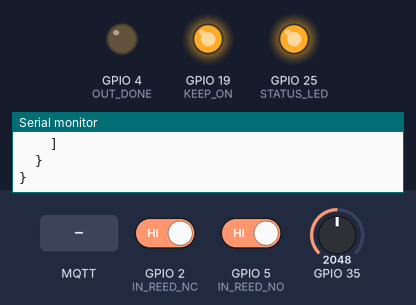
This sketch was run on a simulated ESP32. On the bench: output pins drawn as LEDs (lit = HIGH), the last lines printed to the serial monitor. Dashed ring = blinking. The inputs (shaded band) are chosen by the test bench; at power-on: GPIO 2 (IN_REED_NC) HIGH, GPIO 5 (IN_REED_NO) HIGH, GPIO 35 = 2048. WiFi joins after 1.5 s; servers stay silent unless stated; no MQTT or app messages arrive unless stated.

Above: at 3.7 s.
3.8 s: GPIO 2 (IN_REED_NC) driven LOW
At 5.4 s:
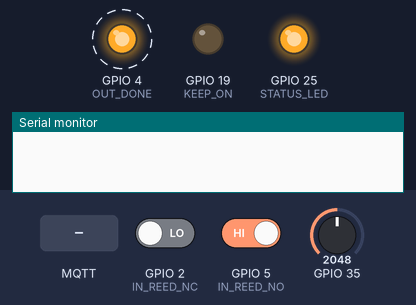
10.1 s: GPIO 5 (IN_REED_NO) driven LOW
14.0 s: MQTT message "online" arrives on the first subscribed topic
17.5 s: MQTT message "1" arrives on the first subscribed topic
21.0 s: MQTT message "on" arrives on the first subscribed topic
24.5 s: GPIO 2 (IN_REED_NC) driven HIGH
Timing chart, 0 to 31.0 s (numbered marks = the images above; inputs shaded):
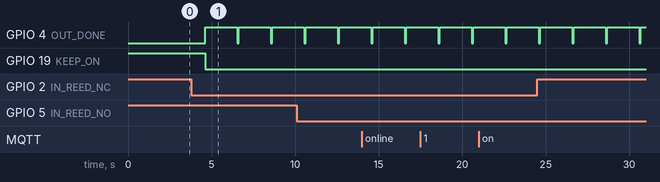

The sketch:

ESP32DoorSensor.ino
```cpp
/**************************************************************************************************************************************************
* File name     : ESP32DoorSensor.c
* Compiler      :
* Autor         : VIGASAN
* Created       : 14/03/2023
* Modified      :
* Last modified :
*
*
* Description   :
*
* Other info    :
**************************************************************************************************************************************************/


/*-----------------------------------------------------------------------------------------------------------------------------------------------*/
/*------------------------------------Include Files----------------------------------------------------------------------------------------------*/
/*-----------------------------------------------------------------------------------------------------------------------------------------------*/
#include <WiFi.h>
#include <ArduinoJson.h>
#include <PubSubClient.h> // You need to change the value of costant MQTT_MAX_PACKET_SIZE to 600 in the file PubSubClient.h
                          // because the MQTT payload could exceed standard value of 256

/*-----------------------------------------------------------------------------------------------------------------------------------------------*/
/*------------------------------------I/O Definitions--------------------------------------------------------------------------------------------*/
/*-----------------------------------------------------------------------------------------------------------------------------------------------*/
const int KEEP_ON = 19;
const int IN_REED_NO = 5;
const int IN_REED_NC = 2;
const int INT_DRV_TPL5111 = 16;
const int OUT_DONE = 4;
const int STATUS_LED = 25;

/*-----------------------------------------------------------------------------------------------------------------------------------------------*/
/*------------------------------------MQTT DISCOVERY PARAMETERS----------------------------------------------------------------------------------*/
/*-----------------------------------------------------------------------------------------------------------------------------------------------*/
const char*         g_ssid = "your Wifi Name";                              // Wifi Name
const char*         g_password = "Wifi Password";                           // Wifi Password
const char*         g_mqtt_server = "192.168.1.25";                         // MQTT Server IP, same of Home Assistant
const char*         g_mqttUser = "mqttUser";                                // MQTT Server User Name
const char*         g_mqttPsw = "password";                                 // MQTT Server password
int                 g_mqttPort = 1883;                                      // MQTT Server Port


// Variables used for MQTT Discovery
const char*         g_deviceModel = "ESP32IotSensor RevE";                  // Hardware Model
const char*         g_swVersion = "1.0";                                    // Firmware Version
const char*         g_manufacturer = "Vigasan";                             // Manufacturer Name
String              g_deviceName = "Door1";                                 // Device Name: YOU SEE THIS NAME ON HOME ASSISTANT DEVICES LIST
String              g_mqttStatusTopic = "esp32iotsensor/" + g_deviceName;   // MQTT Topic

/*-----------------------------------------------------------------------------------------------------------------------------------------------*/
/*------------------------------------Public variables-------------------------------------------------------------------------------------------*/
/*-----------------------------------------------------------------------------------------------------------------------------------------------*/
WiFiClient          g_WiFiClient;
PubSubClient        g_mqttPubSub(g_WiFiClient);
float               g_BatteryVoltage = 0.0;
int                 g_BatteryLevel = 0;
unsigned long       g_Time = 0;
int                 g_samples = 0;
int                 g_input_NO;
int                 g_input_NC;
String              g_strInputStatus;
int                 g_mqttCounterConn = 0;
bool                g_InitSystem = true;
String              g_UniqueId;
bool                g_WorkDone = false;
byte                g_CounterWork = 0;

/*-----------------------------------------------------------------------------------------------------------------------------------------------*/
/*------------------------------------ SETUP ----------------------------------------------------------------------------------------------------*/
/*-----------------------------------------------------------------------------------------------------------------------------------------------*/
void setup()
{
    //////////////////////////////////////////////////////////////////////////////////////////////////////////////////////////////////////////////
    // I/O Configuration
    //////////////////////////////////////////////////////////////////////////////////////////////////////////////////////////////////////////////
    analogSetWidth(11);
    analogSetAttenuation(ADC_11db);
    pinMode(IN_REED_NO, INPUT);
    pinMode(IN_REED_NC, INPUT);
    pinMode(INT_DRV_TPL5111, INPUT);
    pinMode(KEEP_ON, OUTPUT);
    pinMode(OUT_DONE, OUTPUT);
    pinMode(STATUS_LED, OUTPUT);

    digitalWrite(KEEP_ON, HIGH);
    digitalWrite(OUT_DONE, LOW);
    digitalWrite(STATUS_LED, HIGH);

    Serial.begin(115200);
    delay(500);

    Serial.println("");
    Serial.println("");
    Serial.println("----------------------------------------------");
    Serial.print("MODEL: ");
    Serial.println(g_deviceModel);
    Serial.print("DEVICE: ");
    Serial.println(g_deviceName);
    Serial.print("SW Rev: ");
    Serial.println(g_swVersion);
    Serial.println("----------------------------------------------");

    //////////////////////////////////////////////////////////////////////////////////////////////////////////////////////////////////////////////
    // Configurazione Wifi
    //////////////////////////////////////////////////////////////////////////////////////////////////////////////////////////////////////////////
    setup_wifi();

    //////////////////////////////////////////////////////////////////////////////////////////////////////////////////////////////////////////////
    // Configurazione MQTT
    //////////////////////////////////////////////////////////////////////////////////////////////////////////////////////////////////////////////
    g_mqttPubSub.setServer(g_mqtt_server, g_mqttPort);
    g_mqttPubSub.setCallback(MqttReceiverCallback);
}

/*-----------------------------------------------------------------------------------------------------------------------------------------------*/
/*------------------------------------ LOOP -----------------------------------------------------------------------------------------------------*/
/*-----------------------------------------------------------------------------------------------------------------------------------------------*/
void loop()
{
    //////////////////////////////////////////////////////////////////////////////////////////////////////////////////////////////////////////////
    // Connessione MQTT
    //////////////////////////////////////////////////////////////////////////////////////////////////////////////////////////////////////////////
    if(WiFi.status() == WL_CONNECTED)
    {
        if(!g_mqttPubSub.connected())
            MqttReconnect();
        else
            g_mqttPubSub.loop();
    }

    if(g_InitSystem)
    {
        delay(100);
        g_InitSystem = false;
        Serial.println("INIT SYSTEM...");
        MqttHomeAssistantDiscovery();
    }

    //////////////////////////////////////////////////////////////////////////////////////////////////////////////////////////////////////////////
    // Reads Battery Status and Inputs
    //////////////////////////////////////////////////////////////////////////////////////////////////////////////////////////////////////////////
    if(millis() > g_Time + 500)    // Every 500 [msec]
    {
        g_Time = millis();

        g_samples++;
        g_BatteryVoltage += ((analogRead(35) * 0.9) / 284.0) + 0.381;           // Reads Battery Voltage with ADC

        if(g_samples == 4)                                                      // Average on 4 samples
        {
            g_BatteryVoltage = g_BatteryVoltage / g_samples;                    // Battery Volt
            g_BatteryLevel = 100 * (g_BatteryVoltage - 3.2) / (4.0 - 3.2);      // Converts Battery Volt in Battery Level [%]
            g_samples = 0;

            if(g_BatteryLevel > 100)
              g_BatteryLevel = 100;
            else if(g_BatteryLevel < 0)
              g_BatteryLevel = 0;

            Serial.print("Battery Voltage: ");
            Serial.print(g_BatteryVoltage);
            Serial.println(" V");

            Serial.print("Battery Level: ");
            Serial.print(g_BatteryLevel);
            Serial.println(" %");

            ////////////////////////////////////////////////////////////////
            // READS REED RELAY STATUS
            ////////////////////////////////////////////////////////////////
            g_input_NO = digitalRead(IN_REED_NO);
            g_input_NC = digitalRead(IN_REED_NC);

            if(g_input_NO == 0 && g_input_NC > 0)
            {
                Serial.println("CONTACT OPEN!!!");
                g_strInputStatus = "ON";
                g_WorkDone = true;
            } else if(g_input_NO > 0 && g_input_NC == 0)
            {
                Serial.println("CONTACT CLOSED!!!");
                g_strInputStatus = "OFF";
                g_WorkDone = true;
            } else
            {
                Serial.println("Undefined!!!");
                if(g_CounterWork++ > 2)
                    g_WorkDone = true;
            }

            Serial.print("INPUT_NO: ");
            Serial.println(g_input_NO);
            Serial.print("INPUT_NC: ");
            Serial.println(g_input_NC);

            //////////////////////////////////////////////////////////////////////////////////////////////////////////////////////////////////////////////
            // SEND MQTT DATA
            //////////////////////////////////////////////////////////////////////////////////////////////////////////////////////////////////////////////
            if(g_WorkDone == true)

            {
                StaticJsonDocument<200> payload;
                payload["batt"] = g_BatteryLevel;
                payload["volt"] = Round2(g_BatteryVoltage);
                payload["inputstatus"] = g_strInputStatus;

                String strPayload;
                serializeJson(payload, strPayload);

                if(g_mqttPubSub.connected())
                {
                    g_mqttPubSub.publish(g_mqttStatusTopic.c_str(), strPayload.c_str());
                    Serial.println("MQTT: Send Data!!!");
                }

                delay(150);
                // SHUTDOWN
                Serial.println("Shutdown");
                Serial.flush();
                digitalWrite(OUT_DONE, LOW);
                delay(100);
                digitalWrite(OUT_DONE, HIGH);
                digitalWrite(KEEP_ON, LOW);
                delay(100);
                Serial.println("  ");
                Serial.println("This will never be printed");
            }
            Serial.println(" ");
            Serial.println(" ");
            Serial.println(" ");
            Serial.println(" ");
            g_BatteryVoltage = 0.0;
            g_input_NO = 0;
            g_input_NC = 0;
        }
    }
}


/*-----------------------------------------------------------------------------------------------------------------------------------------------*/
/*------------------------------------ Public Functions -----------------------------------------------------------------------------------------*/
/*-----------------------------------------------------------------------------------------------------------------------------------------------*/
void setup_wifi()
{
    int counter = 0;
    byte mac[6];
    delay(10);
    // We start by connecting to a WiFi network
    Serial.print("Connecting to ");
    Serial.println(g_ssid);

    WiFi.begin(g_ssid, g_password);

    WiFi.macAddress(mac);
    g_UniqueId =  String(mac[0],HEX) +String(mac[1],HEX) +String(mac[2],HEX) +String(mac[3],HEX) + String(mac[4],HEX) + String(mac[5],HEX);

    Serial.print("Unique ID: ");
    Serial.println(g_UniqueId);

    while(WiFi.status() != WL_CONNECTED && counter++ < 8)
    {
        delay(1000);
        Serial.print(".");
    }
    Serial.println("");

    if(WiFi.status() == WL_CONNECTED)
    {
        Serial.println("WiFi connected");
        Serial.print("IP address: ");
        Serial.println(WiFi.localIP());
    } else
    {
        Serial.println("WiFi NOT connected!!!");
    }
}

void MqttReconnect()
{
    // Loop until we're reconnected
    while (!g_mqttPubSub.connected()  && (g_mqttCounterConn++ < 4))
    {
        Serial.print("Attempting MQTT connection...");
        // Attempt to connect
        if (g_mqttPubSub.connect(g_deviceName.c_str(), g_mqttUser, g_mqttPsw))
        {
            Serial.println("connected");
            // Subscribe
            g_mqttPubSub.subscribe("homeassistant/status");
            delay(100);
        } else
        {
            Serial.print("failed, rc=");
            Serial.print(g_mqttPubSub.state());
            Serial.println(" try again in 1 seconds");
            delay(1000);
        }
    }
    g_mqttCounterConn = 0;
}

void MqttHomeAssistantDiscovery()
{
    String discoveryTopic;
    String payload;
    String strPayload;
    if(g_mqttPubSub.connected())
    {
        Serial.println("SEND HOME ASSISTANT DISCOVERY!!!");
        StaticJsonDocument<600> payload;
        JsonObject device;
        JsonArray identifiers;

        ///////////////////////////////////////////////////////////////////////////////////////////////////////////////////
        // Battery Level
        ///////////////////////////////////////////////////////////////////////////////////////////////////////////////////
        discoveryTopic = "homeassistant/sensor/esp32iotsensor/" + g_deviceName + "_batt" + "/config";

        payload["name"] = g_deviceName + ".batt";
        payload["uniq_id"] = g_UniqueId + "_batt";
        payload["stat_t"] = g_mqttStatusTopic;
        payload["dev_cla"] = "battery";
        payload["val_tpl"] = "{{ value_json.batt | is_defined }}";
        payload["unit_of_meas"] = "%";
        device = payload.createNestedObject("device");
        device["name"] = g_deviceName;
        device["model"] = g_deviceModel;
        device["sw_version"] = g_swVersion;
        device["manufacturer"] = g_manufacturer;
        identifiers = device.createNestedArray("identifiers");
        identifiers.add(g_UniqueId);

        serializeJsonPretty(payload, Serial);
        Serial.println(" ");
        serializeJson(payload, strPayload);

        g_mqttPubSub.publish(discoveryTopic.c_str(), strPayload.c_str());

        ///////////////////////////////////////////////////////////////////////////////////////////////////////////////////
        // Battery Voltage
        ///////////////////////////////////////////////////////////////////////////////////////////////////////////////////
        payload.clear();
        device.clear();
        identifiers.clear();
        strPayload.clear();

        discoveryTopic = "homeassistant/sensor/esp32iotsensor/" + g_deviceName + "_volt" + "/config";

        payload["name"] = g_deviceName + ".volt";
        payload["uniq_id"] = g_UniqueId + "_volt";
        payload["stat_t"] = g_mqttStatusTopic;
        payload["dev_cla"] = "voltage";
        payload["val_tpl"] = "{{ value_json.volt | is_defined }}";
        payload["unit_of_meas"] = "V";
        device = payload.createNestedObject("device");
        device["name"] = g_deviceName;
        device["model"] = g_deviceModel;
        device["sw_version"] = g_swVersion;
        device["manufacturer"] = g_manufacturer;
        identifiers = device.createNestedArray("identifiers");
        identifiers.add(g_UniqueId);

        serializeJsonPretty(payload, Serial);
        Serial.println(" ");
        serializeJson(payload, strPayload);

        g_mqttPubSub.publish(discoveryTopic.c_str(), strPayload.c_str());

        ///////////////////////////////////////////////////////////////////////////////////////////////////////////////////
        // Binary Door
        ///////////////////////////////////////////////////////////////////////////////////////////////////////////////////
        payload.clear();
        device.clear();
        identifiers.clear();
        strPayload.clear();

        discoveryTopic = "homeassistant/binary_sensor/esp32iotsensor/" + g_deviceName + "_door" + "/config";

        payload["name"] = g_deviceName + ".door";
        payload["uniq_id"] = g_UniqueId + "_door";
        payload["stat_t"] = g_mqttStatusTopic;
        payload["dev_cla"] = "door";
        payload["val_tpl"] = "{{ value_json.inputstatus | is_defined }}";
        device = payload.createNestedObject("device");
        device["name"] = g_deviceName;
        device["model"] = g_deviceModel;
        device["sw_version"] = g_swVersion;
        device["manufacturer"] = g_manufacturer;
        identifiers = device.createNestedArray("identifiers");
        identifiers.add(g_UniqueId);

        serializeJsonPretty(payload, Serial);
        Serial.println(" ");
        serializeJson(payload, strPayload);

        g_mqttPubSub.publish(discoveryTopic.c_str(), strPayload.c_str());
    }
}

void MqttReceiverCallback(char* topic, byte* inFrame, unsigned int length)
{
    Serial.print("Message arrived on topic: ");
    Serial.print(topic);
    Serial.print(". Message: ");
    byte state = 0;
    String messageTemp;

    for (int i = 0; i < length; i++)
    {
        Serial.print((char)inFrame[i]);
        messageTemp += (char)inFrame[i];
    }
    Serial.println();

    if(String(topic) == String("homeassistant/status"))
    {
        if(messageTemp == "online")
            MqttHomeAssistantDiscovery();
    }
}

float Round(float value)
{
   return (int)(value * 10 + 0.5) / 10.0;
}

float Round2(float value)
{
   return (int)(value * 100 + 0.5) / 100.0;
}
```

Measured:
- after the input at 3.8 s, GPIO 4 (OUT_DONE): alternates HIGH for 1.9 s and LOW for 0.10 s, starting after 0.83 s; GPIO 19 (KEEP_ON): HIGH → LOW after 0.83 s
